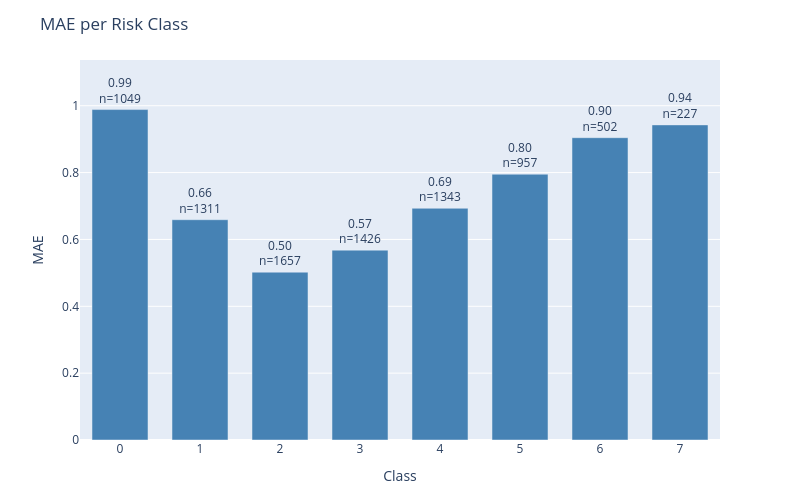

Write notebook code for a chart like this one.
### Code cell
plot_error_by_group(
    df=results_test,
    y_true_col='actual',
    y_pred_col='prediction',
    group_by='class',
    metric='mae',
    title='MAE per Risk Class'
)

### Figure 1 — Plotly figure (JSON) as saved in the notebook; plotly's stock layout.template omitted (floating-point values rounded to 4 significant figures)
{"data": [{"marker": {"color": "steelblue"}, "text": ["0.99<br>n=1049", "0.66<br>n=1311", "0.50<br>n=1657", "0.57<br>n=1426", "0.69<br>n=1343", "0.80<br>n=957", "0.90<br>n=502", "0.94<br>n=227"], "textposition": "outside", "type": "bar", "x": ["0", "1", "2", "3", "4", "5", "6", "7"], "y": [0.9886, 0.659, 0.5021, 0.568, 0.6932, 0.7952, 0.9044, 0.9427]}], "layout": {"bargap": 0.3, "height": 500, "margin": {"b": 60, "t": 60}, "title": {"text": "MAE per Risk Class"}, "uniformtext": {"minsize": 8, "mode": "hide"}, "width": 800, "xaxis": {"title": {"text": "Class"}}, "yaxis": {"range": [0, 1.137], "title": {"text": "MAE"}}}}
